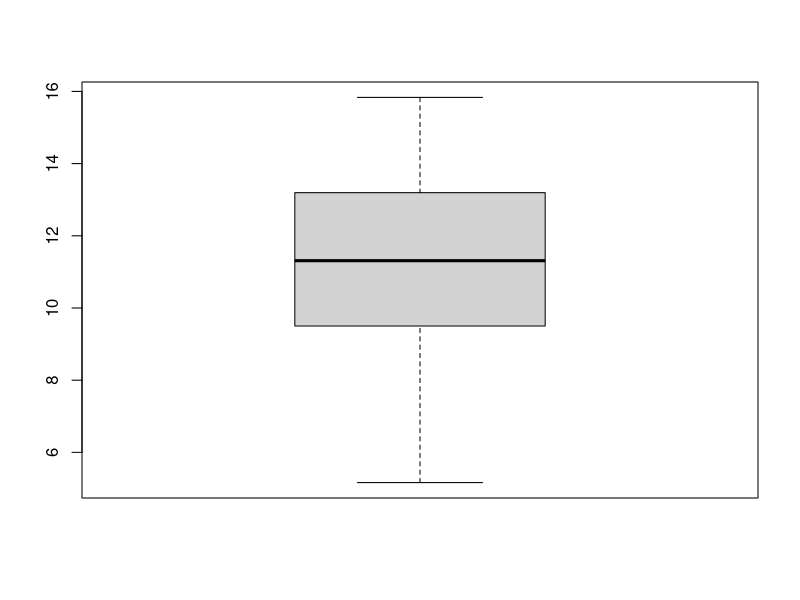
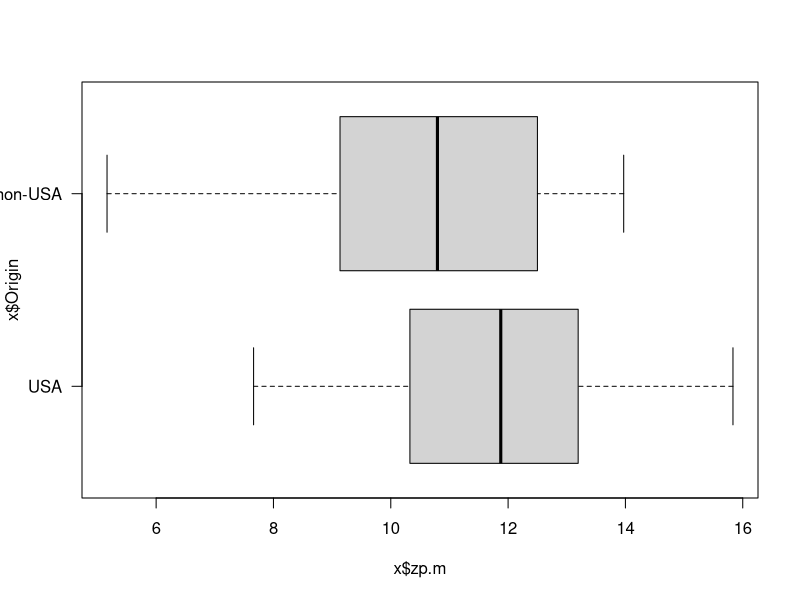
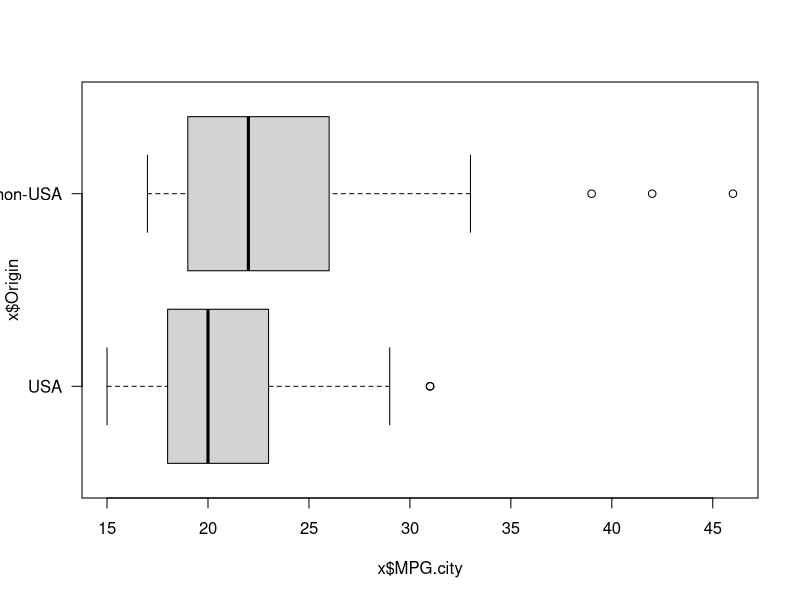
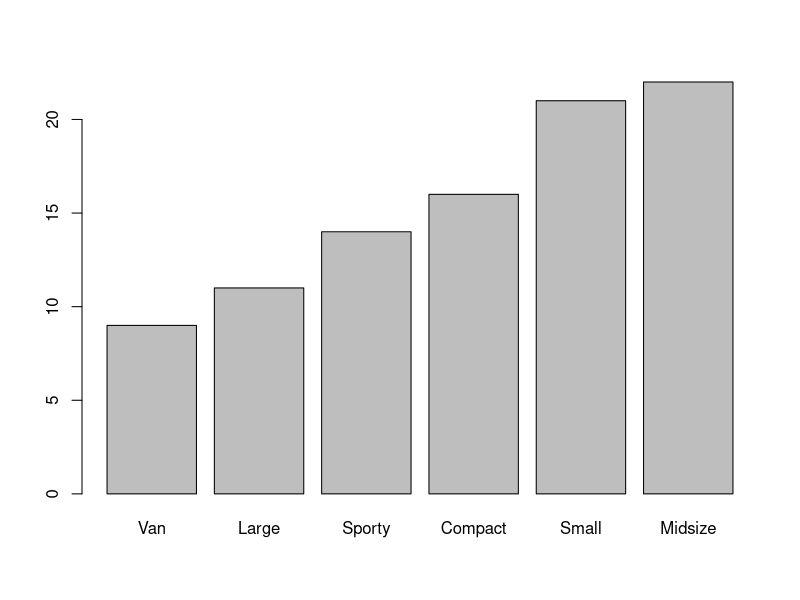
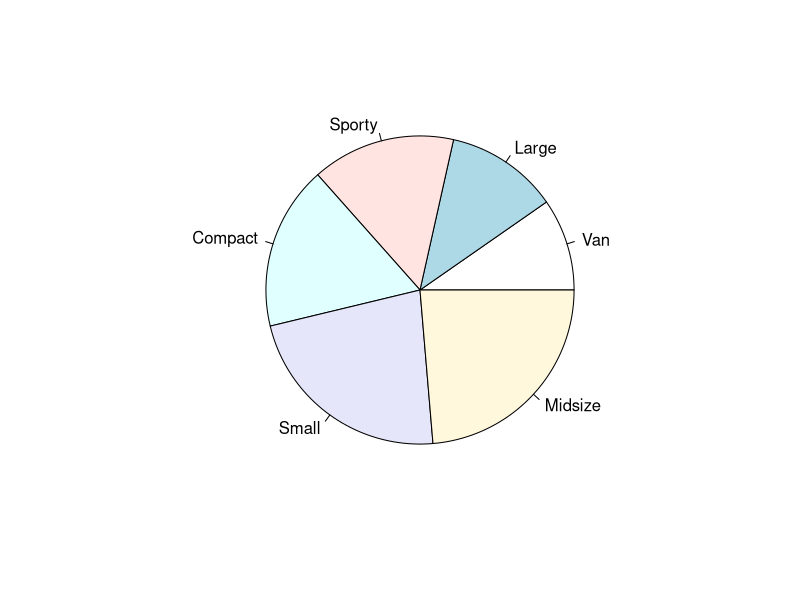

These charts were generated, in order, by the following R code:
rm(list = ls())

library(MASS)
x = Cars93
dim(x)
head(x)
summary(x)

zp.m = 380/1.6/x$MPG.c
x$zp.m = 380/1.6/x$MPG.city

# can shorten var names

quantile(x$zp.m, 0.95)

boxplot(x$zp.m)

b = boxplot(x$zp.m~x$Origin, las=1, horizontal = TRUE)
b1 = boxplot(x$MPG.city~x$Origin, las=1, horizontal = TRUE)
# ~ usage
# what is in b
# stats - locations of the graph thingies
# n - how many in each groups
# conf - confidence intervals for each group
# out - outliers
# group - to which group outliers belong

t = table(x$Type)
t = sort(t) # not shown on labs
barplot(t)

pie(t)

# paste function to concat strings

# look for shortcuts in Help